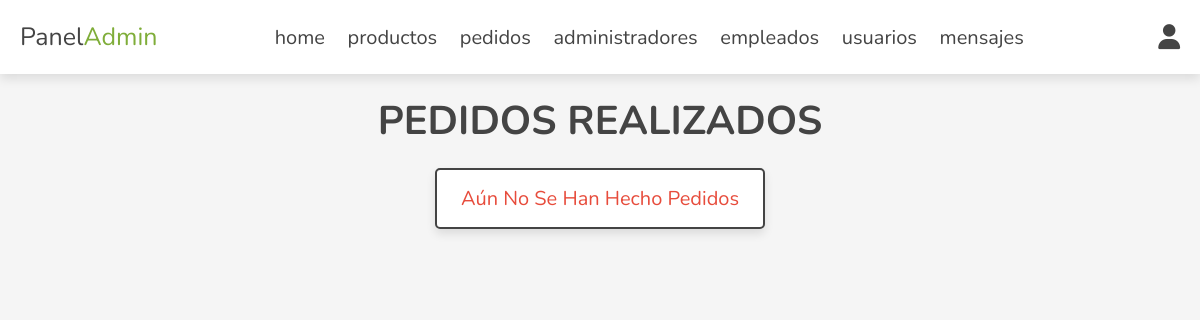
Page /admin/pedidos_realizados.php (signed in) on the earlier database version.
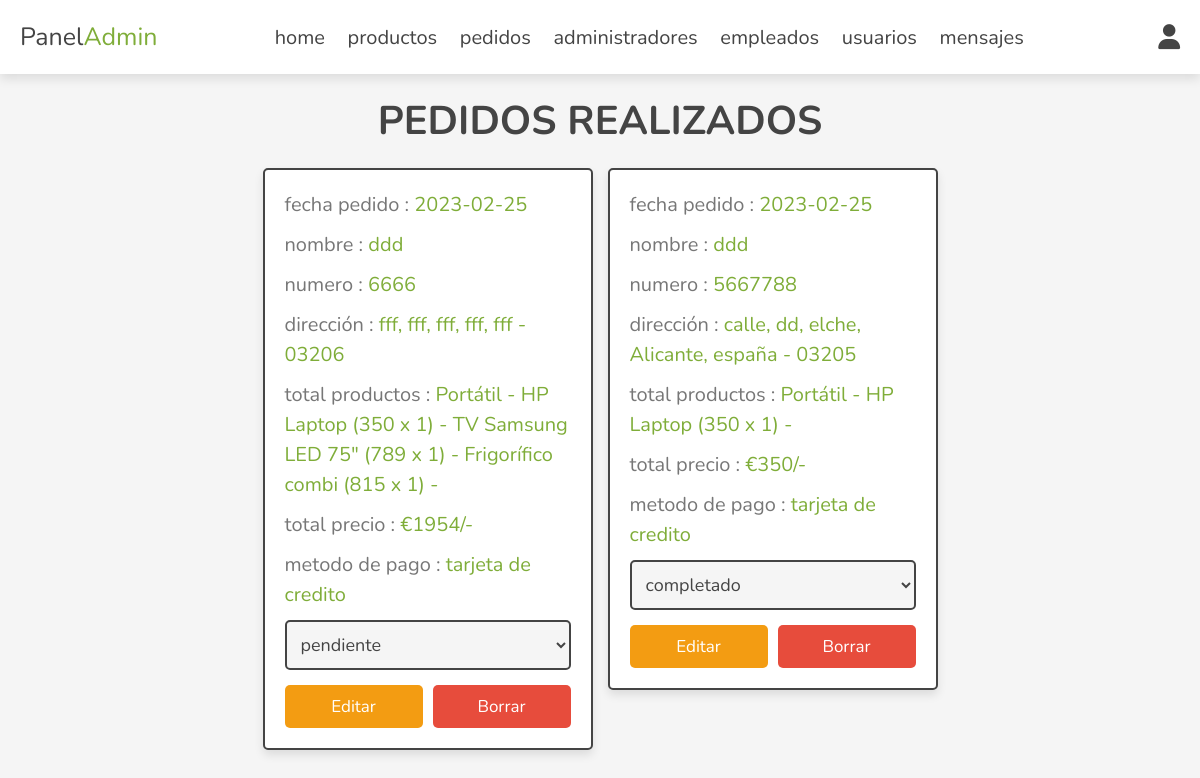
Same page on the later database version.
### tables this page shows
CREATE TABLE `pedidos` (
  `id` int(11) NOT NULL,
  `nombre` varchar(50) NOT NULL,
  `direccion` varchar(50) NOT NULL,
  `email` varchar(50) NOT NULL,
  `metodo_pago` varchar(20) NOT NULL,
  `numero` varchar(20) NOT NULL,
  `estatus_pago` varchar(20) NOT NULL DEFAULT 'pendiente',
  `fecha_pedido` date NOT NULL DEFAULT current_timestamp(),
  `precio_total` int(100) NOT NULL,
  `total_articulos` varchar(100) NOT NULL,
  `id_usuario` int(100) NOT NULL,
  `historial` tinyint(1) NOT NULL DEFAULT 0
);

### admin/pedidos_realizados.php (the view, shortened to what this page needs)
<?php
include '../config/conectar_bd.php';
?>
<!DOCTYPE html>
<html lang="es">
<head>
   <link rel="stylesheet" href="https://cdnjs.cloudflare.com/ajax/libs/font-awesome/6.1.1/css/all.min.css">
   <link rel="stylesheet" href="../css/admin_style.css">
</head>
<body>
<?php include '../views/admin/admin_header.php'; ?>
<section class="orders">
<h1 class="heading">pedidos realizados</h1>
<div class="box-container">
   <?php
      $selecc_pedidos = $conex->prepare("SELECT * FROM pedidos WHERE historial = 0 ");
      $selecc_pedidos->execute();
      if($selecc_pedidos->rowCount() > 0){
         while($fetch_pedidos = $selecc_pedidos->fetch(PDO::FETCH_ASSOC)){
   ?>
   <div class="box">
      <p> fecha pedido : <span><?= $fetch_pedidos['fecha_pedido']; ?></span> </p>
      <p> nombre : <span><?= $fetch_pedidos['nombre']; ?></span> </p>
      <p> numero : <span><?= $fetch_pedidos['numero']; ?></span> </p>
      <p> dirección : <span><?= $fetch_pedidos['direccion']; ?></span> </p>
      <p> total productos : <span><?= $fetch_pedidos['total_articulos']; ?></span> </p>
      <p> total precio : <span>€<?= $fetch_pedidos['precio_total']; ?>/-</span> </p>
      <p> metodo de pago  : <span><?= $fetch_pedidos['metodo_pago']; ?></span> </p>
      <form action="" method="post">
         <select name="estatus_pago" class="select">
            <option selected disabled><?= $fetch_pedidos['estatus_pago']; ?></option>
         </select>
        <div class="flex-btn">
         <input type="submit" value="editar" class="option-btn" name="actualizar_pago">
         <a href="pedidos_realizados.php?baja=<?= $fetch_pedidos['id']; ?>" class="delete-btn" onclick="return confirm('¿Quiere borrar este pedido?');">borrar</a>
        </div>
      </form>
   </div>
   <?php
         }
      }else{
         echo '<p class="empty">aún no se han hecho pedidos</p>';
      }
   ?>
</div>
</section>
</body>
</html>

Differences in the rows shown:
added pedidos: fecha_pedido "2023-02-25", nombre "ddd", numero "6666", direccion "fff, fff, fff, fff, fff - 03206", total_articulos "Portátil - HP Laptop (350 x 1) - TV Samsung LED 75\" (789 x 1) - Frigorífico combi (815 x 1) -", precio_total "1954", metodo_pago "tarjeta de credito", estatus_pago "pendiente"
added pedidos: fecha_pedido "2023-02-25", nombre "ddd", numero "5667788", direccion "calle, dd, elche, Alicante, españa - 03205", total_articulos "Portátil - HP Laptop (350 x 1) -", precio_total "350", metodo_pago "tarjeta de credito", estatus_pago "completado"
Other differences:
text no longer shown: "Aún No Se Han Hecho Pedidos"
